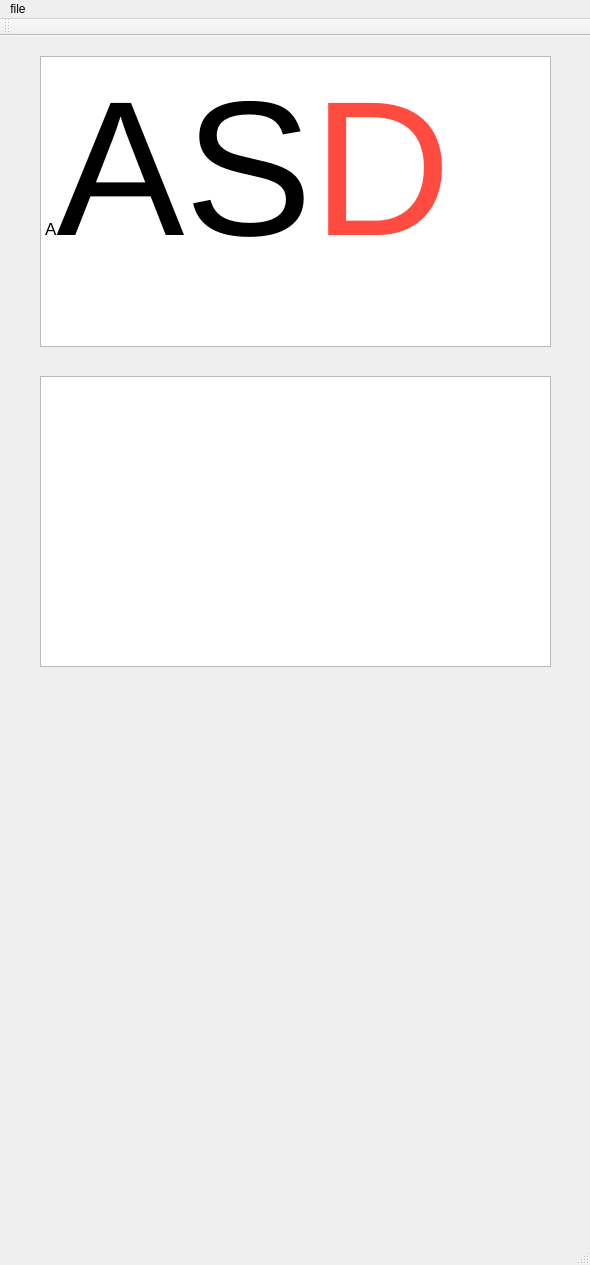
<?xml version="1.0" encoding="UTF-8"?>
<ui version="4.0">
 <class>MainWindow</class>
 <widget class="QMainWindow" name="MainWindow">
  <property name="geometry">
   <rect>
    <x>0</x>
    <y>0</y>
    <width>590</width>
    <height>1265</height>
   </rect>
  </property>
  <property name="windowTitle">
   <string>MainWindow</string>
  </property>
  <widget class="QWidget" name="centralWidget">
   <widget class="QFrame" name="frame_1">
    <property name="geometry">
     <rect>
      <x>40</x>
      <y>20</y>
      <width>511</width>
      <height>291</height>
     </rect>
    </property>
    <property name="frameShape">
     <enum>QFrame::StyledPanel</enum>
    </property>
    <property name="frameShadow">
     <enum>QFrame::Raised</enum>
    </property>
    <widget class="QTextBrowser" name="textBrowser">
     <property name="geometry">
      <rect>
       <x>0</x>
       <y>0</y>
       <width>511</width>
       <height>291</height>
      </rect>
     </property>
     <property name="html">
      <string>&lt;!DOCTYPE HTML PUBLIC &quot;-//W3C//DTD HTML 4.0//EN&quot; &quot;http://www.w3.org/TR/REC-html40/strict.dtd&quot;&gt;
&lt;html&gt;&lt;head&gt;&lt;meta name=&quot;qrichtext&quot; content=&quot;1&quot; /&gt;&lt;style type=&quot;text/css&quot;&gt;
p, li { white-space: pre-wrap; }
&lt;/style&gt;&lt;/head&gt;&lt;body style=&quot; font-family:'.Helvetica Neue DeskInterface'; font-size:13pt; font-weight:400; font-style:normal;&quot;&gt;
&lt;p style=&quot; margin-top:0px; margin-bottom:0px; margin-left:0px; margin-right:0px; -qt-block-indent:0; text-indent:0px;&quot;&gt;A&lt;span style=&quot; font-size:144pt;&quot;&gt;AS&lt;/span&gt;&lt;span style=&quot; font-size:144pt; color:#ff4b40;&quot;&gt;D&lt;/span&gt;&lt;/p&gt;&lt;/body&gt;&lt;/html&gt;</string>
     </property>
    </widget>
   </widget>
   <widget class="QFrame" name="frame_2">
    <property name="geometry">
     <rect>
      <x>40</x>
      <y>340</y>
      <width>511</width>
      <height>291</height>
     </rect>
    </property>
    <property name="frameShape">
     <enum>QFrame::StyledPanel</enum>
    </property>
    <property name="frameShadow">
     <enum>QFrame::Raised</enum>
    </property>
    <widget class="QTextBrowser" name="textBrowser_2">
     <property name="geometry">
      <rect>
       <x>0</x>
       <y>0</y>
       <width>511</width>
       <height>291</height>
      </rect>
     </property>
    </widget>
   </widget>
  </widget>
  <widget class="QMenuBar" name="menuBar">
   <property name="geometry">
    <rect>
     <x>0</x>
     <y>0</y>
     <width>590</width>
     <height>22</height>
    </rect>
   </property>
   <widget class="QMenu" name="menuFile">
    <property name="title">
     <string>file</string>
    </property>
    <addaction name="actionFont"/>
    <addaction name="actionColor"/>
   </widget>
   <addaction name="menuFile"/>
  </widget>
  <widget class="QToolBar" name="mainToolBar">
   <attribute name="toolBarArea">
    <enum>TopToolBarArea</enum>
   </attribute>
   <attribute name="toolBarBreak">
    <bool>false</bool>
   </attribute>
  </widget>
  <widget class="QStatusBar" name="statusBar"/>
  <action name="actionFont">
   <property name="text">
    <string>font</string>
   </property>
  </action>
  <action name="actionColor">
   <property name="text">
    <string>color</string>
   </property>
   <property name="visible">
    <bool>true</bool>
   </property>
  </action>
 </widget>
 <layoutdefault spacing="6" margin="11"/>
 <resources/>
 <connections/>
</ui>
